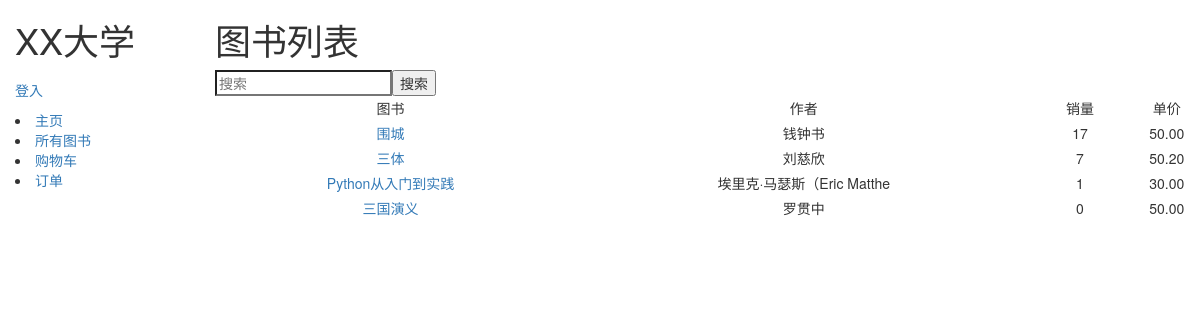
/catalog/books/, run on the app's committed database.
### catalog/models.py (models this page shows, shortened)
class Book(models.Model):
    book_name = models.CharField(verbose_name="书名", max_length=20, help_text="Enter book name")
    isbn = models.CharField(verbose_name="ISBN号", max_length=13, help_text="请输入13位ISBN号")
    author = models.CharField(verbose_name="作者", max_length=20, help_text="请输入作者名")
    language = models.CharField(verbose_name="语言", max_length=20, help_text="请输入该书使用语言", default="中文")
    publishing_house = models.CharField(verbose_name="出版商", max_length=20, help_text="请输入出版商")
    publication_date = models.DateField(verbose_name="出版日期", help_text="请输入出版日期")
    summary = models.TextField(verbose_name="简介", max_length=1000, help_text="请输入介绍", null=True, blank=True)
    wholesale_price = models.DecimalField(verbose_name="进货价", max_digits=5, decimal_places=2, help_text="进货价")
    selling_price = models.DecimalField(verbose_name="销售价", max_digits=5, decimal_places=2, help_text="销售价")
    book_type = models.ManyToManyField(BookType)
    book_image = models.ImageField(verbose_name="缩略图", upload_to="book_image")
    sales_volume = models.IntegerField(verbose_name="销量", help_text="销量", default=0)
    def get_absolute_url(self):
        return reverse('book-detail', args=[str(self.id)])
    def display_type(self):
        return ', '.join([genre.name for genre in self.book_type.all()[:3]])
    display_type.short_description = '类型'
    class Meta:
        verbose_name = "图书"
        verbose_name_plural = "图书"

### catalog/views.py (the view)
# urls.py: path('books/', views.BookListView.as_view(), name='books'),
class BookListView(generic.ListView):
    model = Book
    paginate_by = 10
    def get_queryset(self):
        return Book.objects.all().order_by("-sales_volume")

### catalog/templates/catalog/book_list.html (shortened to what this page needs)
{% extends "base_generic.html" %}
{% block content %}
    <h1>图书列表</h1>
    <table>
        <tr>
            <form role="search" method="get" id="searchform" action="{% url 'book_search' %}">
                <input type="search" name="keyword" placeholder="搜索">
            <button type="submit">搜索</button>
            </form>
        </tr>
    </table>
    {% if book_list %}
        <table style=" width: 1000px; min-height: 25px; line-height: 25px; text-align: center; border-color:#b6ff00; border-collapse: collapse;">
            <tr>
                <td>图书</td>
                <td>作者</td>
                <td>销量</td>
                <td>单价</td>
            </tr>
            {% for book in book_list %}
                <tr>
                    <td><a href="{{ book.get_absolute_url }}">{{ book.book_name }}</a></td>
                    <td>{{ book.author }}</td>
                    <td>{{ book.sales_volume }}</td>
                    <td class="selling_price">{{ book.selling_price }}</td>
                </tr>
            {% endfor %}
        </table>
    {% else %}
        <p>这里没有图书%>_<%.</p>
    {% endif %}
{% endblock %}

### data on the page
Book: book_name "围城", author "钱钟书", sales_volume "17", selling_price "50.00"
Book: book_name "三体", author "刘慈欣", sales_volume "7", selling_price "50.20"
Book: book_name "Python从入门到实践", author "埃里克·马瑟斯（Eric Matthe", sales_volume "1", selling_price "30.00"
Book: book_name "三国演义", author "罗贯中", sales_volume "0", selling_price "50.00"
